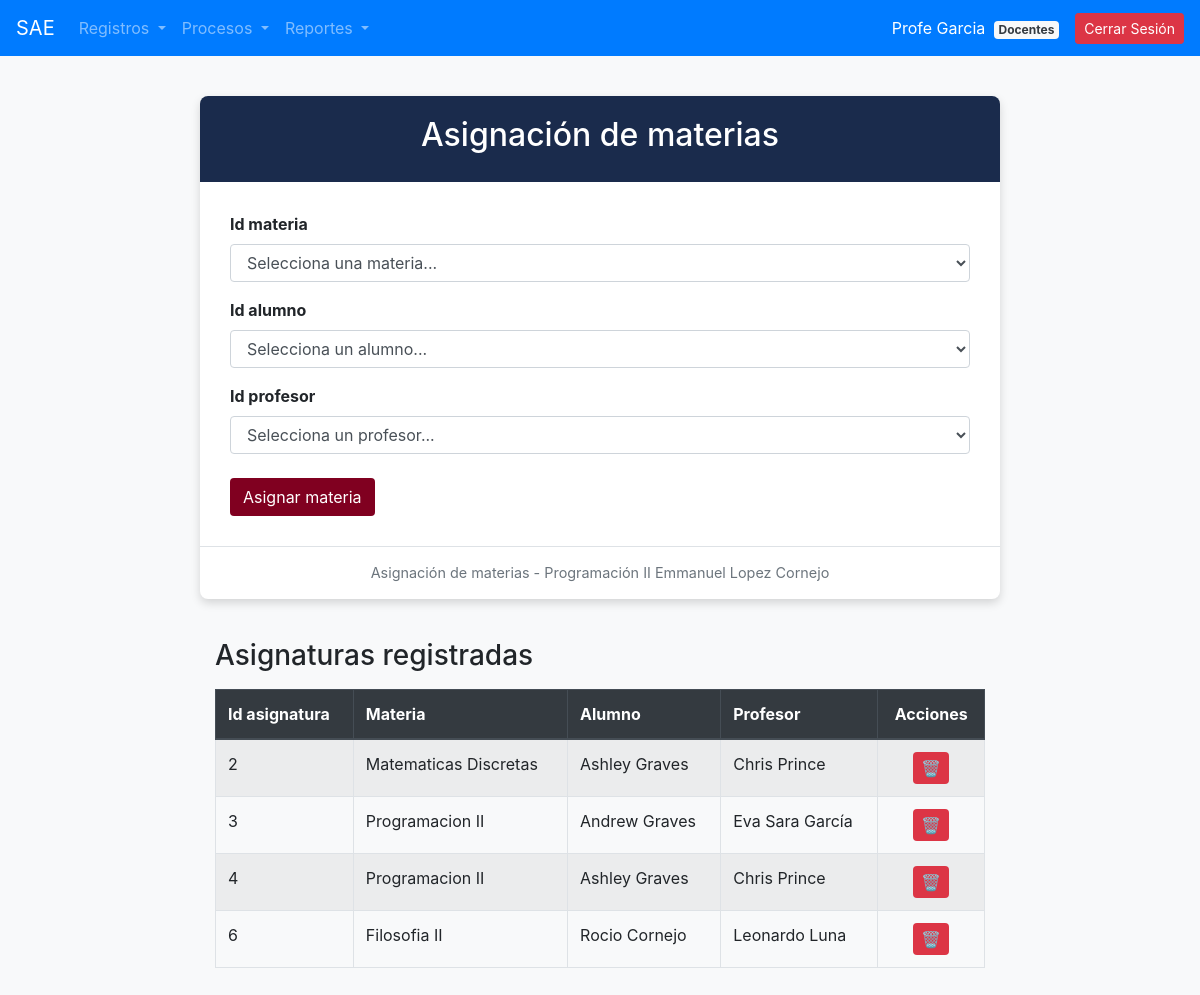
The app's page /procesos/asignacion_materia.php (signed in) with its own data.
### tables this page shows
CREATE TABLE `asignaciones` (
  `idasignatura` int(11) NOT NULL,
  `idmat` int(11) NOT NULL,
  `idalumn` int(11) NOT NULL,
  `idprof` int(11) NOT NULL
);

CREATE TABLE `materias` (
  `idmat` int(11) NOT NULL,
  `clave_mat` varchar(50) NOT NULL,
  `nombre_mat` varchar(150) NOT NULL,
  `creditos` int(11) NOT NULL,
  `estatus_mat` varchar(10) DEFAULT 'ALTA'
);

### procesos/asignacion_materia.php (the view, shortened to what this page needs)
<?php
include_once("../conexion.php");
include_once("../navegacion/nav.php");
$asignaturas = $conexion->query("SELECT asig.idasignatura, m.nombre_mat AS materia, CONCAT(a.nombre_al, ' ', a.apaterno_al) AS alumno, CONCAT(p.nombre_prof, ' ', p.apaterno_prof) AS profesor FROM asignaciones asig JOIN materias m ON asig.idmat = m.idmat JOIN alumnos a ON asig.idalumn = a.idalumn JOIN profesores p ON asig.idprof = p.idprof");
?>
<!DOCTYPE html>
<html lang="es">
<head>
</head>
<body>
<div class="container">
    <div class="form-container">
        <div class="form-header">
            <h2>Asignación de materias</h2>
        </div>
        <div class="form-body">
            <form method="POST" action="">
                <div class="form-group mb-3">
                    <label for="idmat" class="font-weight-bold">Id materia</label>
                    <select name="idmat" id="idmat" class="form-control" required>
                        <option value="">Selecciona una materia...</option>
                    </select>
                </div>
                <div class="form-group mb-3">
                    <label for="idalumn" class="font-weight-bold">Id alumno</label>
                    <select name="idalumn" id="idalumn" class="form-control" required>
                        <option value="">Selecciona un alumno...</option>
                    </select>
                </div>
                <div class="form-group mb-4">
                    <label for="idprof" class="font-weight-bold">Id profesor</label>
                    <select name="idprof" id="idprof" class="form-control" required>
                        <option value="">Selecciona un profesor...</option>
                    </select>
                </div>
                <button type="submit" class="btn btn-custom">Asignar materia</button>
            </form>
        </div>
        <div class="footer-text">
            Asignación de materias - Programación II Emmanuel Lopez Cornejo
        </div>
    </div>
    <div class="container mt-4 mb-5" style="max-width: 800px;">
        <h3 class="mb-3">Asignaturas registradas</h3>
        <table class="table table-bordered table-striped">
            <thead class="thead-dark">
                <tr>
                    <th>Id asignatura</th>
                    <th>Materia</th>
                    <th>Alumno</th>
                    <th>Profesor</th>
                    <th class="text-center">Acciones</th>
                </tr>
            </thead>
            <tbody>
                <?php if ($asignaturas->num_rows > 0): ?>
                    <?php while ($row = $asignaturas->fetch_assoc()): ?>
                        <tr>
                            <td><?php echo $row['idasignatura']; ?></td>
                            <td><?php echo $row['materia']; ?></td>
                            <td><?php echo $row['alumno']; ?></td>
                            <td><?php echo $row['profesor']; ?></td>
                            <td class="text-center">
                                <a href="asignacion_materia.php?eliminar=<?php echo $row['idasignatura']; ?>" class="btn-emoji btn-delete" onclick="return confirm('¿Eliminar asignación?');" title="Eliminar de BD">🗑️</a>
                            </td>
                        </tr>
                    <?php endwhile; ?>
                <?php else: ?>
                    <tr>
                        <td colspan="5" class="text-center">No hay asignaturas registradas aún.</td>
                    </tr>
                <?php endif; ?>
            </tbody>
        </table>
    </div>
</div>
</body>
</html>

### procesos/asignacion_materia.php (style rules this page uses)
body { background-color: #f8f9fa; }
.form-container { max-width: 800px; margin: 40px auto; background: #ffffff; border-radius: 8px; box-shadow: 0 4px 10px rgba(0,0,0,0.15); overflow: hidden; }
.form-header { background-color: #1a2b4c; color: white; padding: 20px; text-align: center; }
.form-body { padding: 30px; }
.btn-custom { background-color: #800020; color: white; }
.footer-text { text-align: center; padding: 15px; font-size: 0.9em; color: #6c757d; border-top: 1px solid #dee2e6; }
.btn-emoji { border: none; padding: 4px 8px; border-radius: 4px; text-decoration: none; display: inline-block; }
.btn-delete { background-color: #dc3545; color: white; }

### records on screen
asignaciones: idasignatura "2", idmat.nombre_mat "Matematicas Discretas", alumno "Ashley Graves", profesor "Chris Prince"
asignaciones: idasignatura "3", idmat.nombre_mat "Programacion II", alumno "Andrew Graves", profesor "Eva Sara García"
asignaciones: idasignatura "4", idmat.nombre_mat "Programacion II", alumno "Ashley Graves", profesor "Chris Prince"
asignaciones: idasignatura "6", idmat.nombre_mat "Filosofia II", alumno "Rocio Cornejo", profesor "Leonardo Luna"

### other values on screen
$_SESSION['nombre_usuario'] "Profe Garcia"
$_SESSION['nombre_puesto'] "Docentes"
